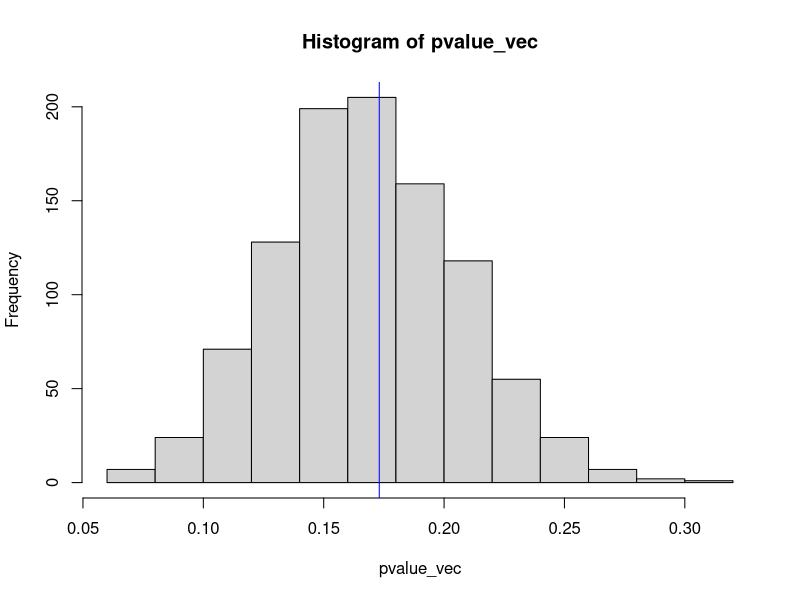

Reproduce this figure in R.
#the following function creates a df of coin tosses of various trials
coin_toss<-function(sample_size=3,trial_length=10){
  
  tally_df<-matrix(ncol=3,nrow=sample_size)
  tally_df<-as.data.frame(tally_df)
  names(tally_df)<-c('heads','tails','average')
  
    for(i in 1:sample_size){
      trial<-rbinom(trial_length,1,.5)
      #print(trial)
      average<-mean(trial)
      h<-sum(trial)
      t<-trial_length-h
      #print(i)
      #print(h)
      #print(t)
      tally_df[i,]<-(cbind(h,t,average))
    }
  return(tally_df)  
}

coin_toss()

#using coin_toss(), simulate many samples and create a vector of probabilities of 'heads'=3
simulate_coin_toss<-function(sims=5,sample_size=3,trial_length=10,heads=3){
  
  pvalue_df<-vector(length=sims)
  
  for (j in 1:sims){ 
    tally_df<-coin_toss(sample_size = sample_size,trial_length = trial_length)
      pvalue_df[j]<-length(tally_df$heads[tally_df$heads<=heads])/nrow(tally_df)

  }
  return(pvalue_df)
}

pvalue_vec<-simulate_coin_toss(sims=1000,sample_size=100,trial_length=10,heads=3)
mean(pvalue_vec) #calculates average cumulative probablity of a given number of heads/trials
hist(pvalue_vec)
abline(v=mean(pvalue_vec),col='blue')
abline(v=pbinom(5,10,.5),col='red',lty=3) #plots verticle line of exact cumulative  prob of heads/trials

?binom.test


library(dplyr)
exp<-list(5,5)
obs<-list(2,8)
dbinom(2,10,.5)  #this analytically calculates the probability
mean(rbinom(1000,10,.3)==2)
out<-as.integer()
for (i in 1:length(obs)){
  
  out[i]<-(as.numeric(obs[i])-as.numeric(exp[i]))^2  #squaring the differences
  #print(out[i])
}
thresh<-sum(out)  #sum of squares
